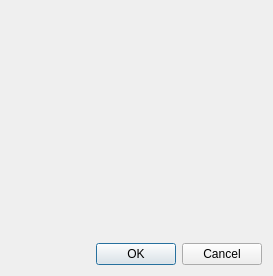
<?xml version="1.0" encoding="UTF-8"?>
<ui version="4.0">
 <class>KNewPasswordDialog</class>
 <widget class="QDialog" name="KNewPasswordDialog">
  <property name="geometry">
   <rect>
    <x>0</x>
    <y>0</y>
    <width>273</width>
    <height>276</height>
   </rect>
  </property>
  <layout class="QVBoxLayout" name="verticalLayout">
   <item>
    <layout class="QHBoxLayout" name="horizontalLayout_2">
     <item>
      <widget class="QLabel" name="labelIcon">
       <property name="sizePolicy">
        <sizepolicy hsizetype="Fixed" vsizetype="Fixed">
         <horstretch>0</horstretch>
         <verstretch>0</verstretch>
        </sizepolicy>
       </property>
       <property name="minimumSize">
        <size>
         <width>96</width>
         <height>96</height>
        </size>
       </property>
       <property name="maximumSize">
        <size>
         <width>96</width>
         <height>96</height>
        </size>
       </property>
      </widget>
     </item>
     <item>
      <widget class="QLabel" name="labelPrompt">
       <property name="wordWrap">
        <bool>true</bool>
       </property>
      </widget>
     </item>
    </layout>
   </item>
   <item>
    <widget class="KNewPasswordWidget" name="pwdWidget" native="true"/>
   </item>
   <item>
    <widget class="KTitleWidget" name="labelMatch" native="true">
     <property name="text" stdset="0">
      <string>Passwords do not match</string>
     </property>
    </widget>
   </item>
   <item>
    <spacer name="verticalSpacer">
     <property name="orientation">
      <enum>Qt::Vertical</enum>
     </property>
     <property name="sizeHint" stdset="0">
      <size>
       <width>0</width>
       <height>0</height>
      </size>
     </property>
    </spacer>
   </item>
   <item>
    <widget class="QDialogButtonBox" name="buttonBox">
     <property name="standardButtons">
      <set>QDialogButtonBox::Cancel|QDialogButtonBox::Ok</set>
     </property>
    </widget>
   </item>
  </layout>
 </widget>
 <customwidgets>
  <customwidget>
   <class>KTitleWidget</class>
   <extends>QWidget</extends>
   <header>ktitlewidget.h</header>
  </customwidget>
  <customwidget>
   <class>KNewPasswordWidget</class>
   <extends>QWidget</extends>
   <header>knewpasswordwidget.h</header>
   <container>1</container>
  </customwidget>
 </customwidgets>
 <resources/>
 <connections>
  <connection>
   <sender>buttonBox</sender>
   <signal>accepted()</signal>
   <receiver>KNewPasswordDialog</receiver>
   <slot>accept()</slot>
   <hints>
    <hint type="sourcelabel">
     <x>144</x>
     <y>263</y>
    </hint>
    <hint type="destinationlabel">
     <x>141</x>
     <y>205</y>
    </hint>
   </hints>
  </connection>
  <connection>
   <sender>buttonBox</sender>
   <signal>rejected()</signal>
   <receiver>KNewPasswordDialog</receiver>
   <slot>reject()</slot>
   <hints>
    <hint type="sourcelabel">
     <x>229</x>
     <y>244</y>
    </hint>
    <hint type="destinationlabel">
     <x>255</x>
     <y>209</y>
    </hint>
   </hints>
  </connection>
 </connections>
</ui>
